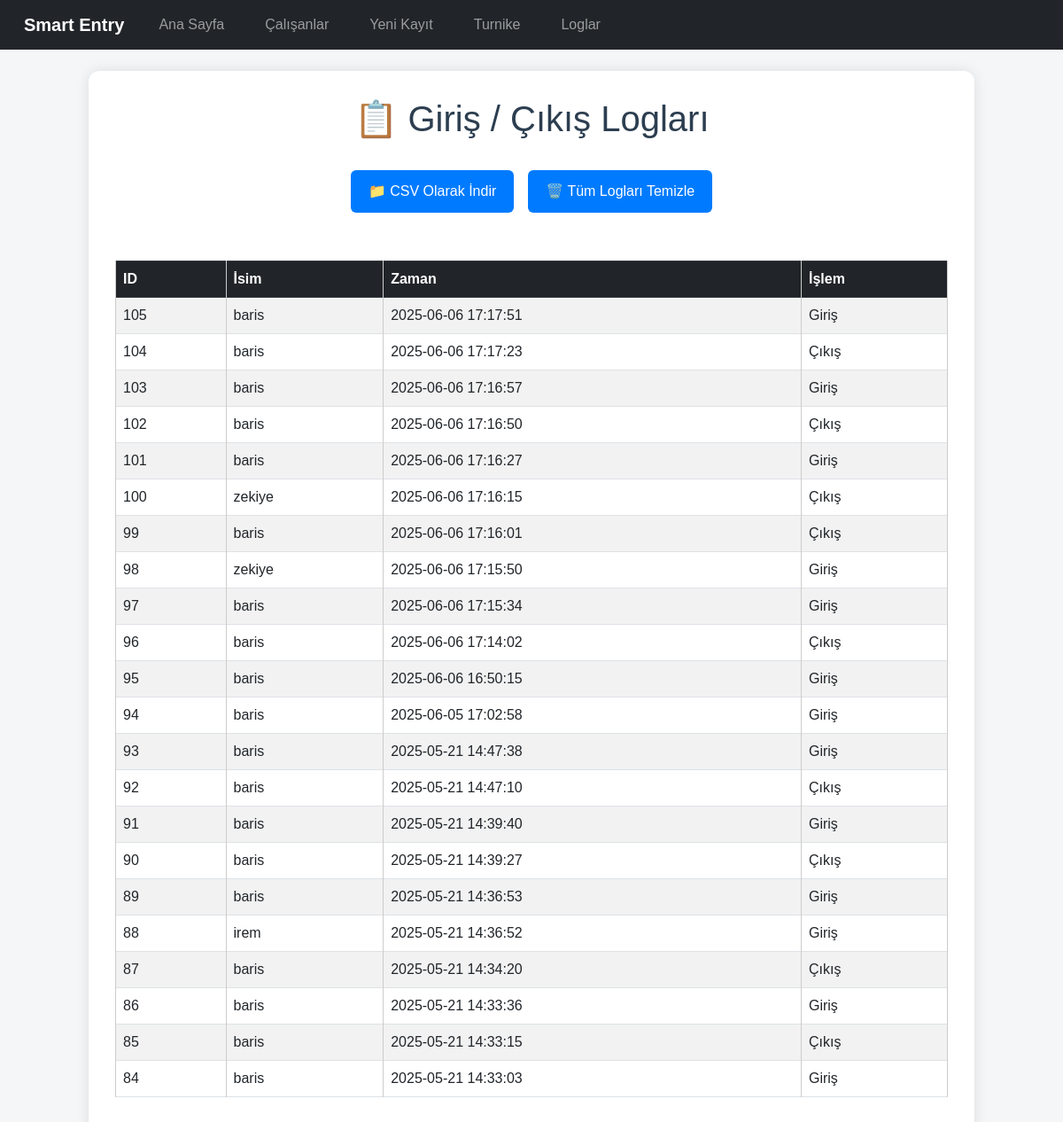
Page /logs on the committed database.
### tables this page shows
CREATE TABLE logs (
        id INTEGER PRIMARY KEY AUTOINCREMENT,
        name TEXT NOT NULL,
        timestamp TEXT NOT NULL,
        action TEXT NOT NULL
    );

### app.py (the view)
@app.route('/logs')
def view_logs():
    conn = sqlite3.connect("attendance.db")
    cursor = conn.cursor()
    cursor.execute("SELECT * FROM logs ORDER BY timestamp DESC")
    logs = cursor.fetchall()
    conn.close()
    return render_template('logs.html', logs=logs)

### templates/logs.html (shortened to what this page needs)
{% extends "base.html" %}
{% block content %}
<h1 class="text-center mb-4">📋 Giriş / Çıkış Logları</h1>
<div class="d-flex justify-content-center gap-3 mb-4 flex-wrap">
  <a href="/export_logs" class="btn btn-success">📁 CSV Olarak İndir</a>
  <a href="/clear_logs" class="btn btn-danger">🗑️ Tüm Logları Temizle</a>
</div>
{% if logs %}
  <div class="table-responsive">
    <table class="table table-striped table-bordered">
      <thead class="table-dark">
        <tr>
          <th>ID</th>
          <th>İsim</th>
          <th>Zaman</th>
          <th>İşlem</th>
        </tr>
      </thead>
      <tbody>
        {% for log in logs %}
        <tr>
          <td>{{ log[0] }}</td>
          <td>{{ log[1] }}</td>
          <td>{{ log[2] }}</td>
          <td>{{ log[3] }}</td>
        </tr>
        {% endfor %}
      </tbody>
    </table>
  </div>
{% else %}
  <p class="text-muted text-center">📭 Henüz giriş/çıkış kaydı bulunmamaktadır.</p>
{% endif %}
{% endblock %}

### templates/base.html (shortened to what this page needs)
<!DOCTYPE html>
<html lang="tr">
<head>
  <link href="https://cdn.jsdelivr.net/npm/bootstrap@5.3.0/dist/css/bootstrap.min.css" rel="stylesheet">
  <link rel="stylesheet" href="{{ url_for('static', filename='style.css') }}">
</head>
<body>
  <nav class="navbar navbar-expand-lg navbar-dark bg-dark">
    <div class="container-fluid">
      <a class="navbar-brand" href="/">Smart Entry</a>
      <div class="collapse navbar-collapse">
        <ul class="navbar-nav me-auto">
          <li class="nav-item"><a class="nav-link" href="/">Ana Sayfa</a></li>
          <li class="nav-item"><a class="nav-link" href="/calisanlar">Çalışanlar</a></li>
          <li class="nav-item"><a class="nav-link" href="/ekle_calisan">Yeni Kayıt</a></li>
          <li class="nav-item"><a class="nav-link" href="/start_turnike">Turnike</a></li>
          <li class="nav-item"><a class="nav-link" href="/logs">Loglar</a></li>
        </ul>
      </div>
    </div>
  </nav>
  <div class="container mt-4">
    {% block content %}{% endblock %}
  </div>
</body>
</html>

### static/style.css (style rules this page uses)
body { font-family: Arial, sans-serif; background-color: #f4f6f8; color: #333; margin: 0; padding: 0; }
.container { width: 90%; max-width: 1000px; margin: 40px auto; background: white; padding: 30px; border-radius: 12px; box-shadow: 0 0 15px rgba(0,0,0,0.1); }
h1, h2 { color: #2c3e50; text-align: center; }
button, .btn { background-color: #007bff; color: white; border: none; padding: 12px 20px; margin: 10px 0; text-decoration: none; font-size: 16px; border-radius: 6px; cursor: pointer; }
table { width: 100%; border-collapse: collapse; margin-top: 20px; }
table, th, td { border: 1px solid #ccc; }
th, td { padding: 12px; text-align: left; }
nav { background-color: #2c3e50; color: white; padding: 15px 0; text-align: center; }
nav a { color: white; text-decoration: none; margin: 0 15px; font-weight: bold; }

### rows in the picture
logs: id "105", name "baris", timestamp "2025-06-06 17:17:51", action "Giriş"
logs: id "104", name "baris", timestamp "2025-06-06 17:17:23", action "Çıkış"
logs: id "103", name "baris", timestamp "2025-06-06 17:16:57", action "Giriş"
logs: id "102", name "baris", timestamp "2025-06-06 17:16:50", action "Çıkış"
logs: id "101", name "baris", timestamp "2025-06-06 17:16:27", action "Giriş"
logs: id "100", name "zekiye", timestamp "2025-06-06 17:16:15", action "Çıkış"
logs: id "99", name "baris", timestamp "2025-06-06 17:16:01", action "Çıkış"
logs: id "98", name "zekiye", timestamp "2025-06-06 17:15:50", action "Giriş"
logs: id "97", name "baris", timestamp "2025-06-06 17:15:34", action "Giriş"
logs: id "96", name "baris", timestamp "2025-06-06 17:14:02", action "Çıkış"
logs: id "95", name "baris", timestamp "2025-06-06 16:50:15", action "Giriş"
logs: id "94", name "baris", timestamp "2025-06-05 17:02:58", action "Giriş"
logs: id "93", name "baris", timestamp "2025-05-21 14:47:38", action "Giriş"
logs: id "92", name "baris", timestamp "2025-05-21 14:47:10", action "Çıkış"
logs: id "91", name "baris", timestamp "2025-05-21 14:39:40", action "Giriş"
logs: id "90", name "baris", timestamp "2025-05-21 14:39:27", action "Çıkış"
logs: id "89", name "baris", timestamp "2025-05-21 14:36:53", action "Giriş"
logs: id "88", name "irem", timestamp "2025-05-21 14:36:52", action "Giriş"
logs: id "87", name "baris", timestamp "2025-05-21 14:34:20", action "Çıkış"
logs: id "86", name "baris", timestamp "2025-05-21 14:33:36", action "Giriş"
logs: id "85", name "baris", timestamp "2025-05-21 14:33:15", action "Çıkış"
logs: id "84", name "baris", timestamp "2025-05-21 14:33:03", action "Giriş"
